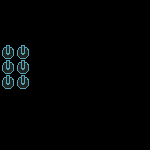

Rendered tile map (Tiled .tmx) drawn with the repository's tilesets; below, a short description and the full map source, tile grids included:
An orthogonal 10x10 tile map with 15x15 px tiles, 1 tile layer (Layer2).

<map version="1.2" tiledversion="2019.06.04" orientation="orthogonal" renderorder="right-down" width="10" height="10" tilewidth="15" tileheight="15" infinite="0" nextlayerid="3" nextobjectid="23">
 <tileset firstgid="1" source="tileset.tsx" />
 <layer id="1" name="Layer2" width="10" height="10">
  <data encoding="csv">
0,0,0,0,0,0,0,0,0,0,
0,0,0,0,0,0,0,0,0,0,
0,0,0,0,0,0,0,0,0,0,
6,6,0,0,0,0,0,0,0,0,
6,6,0,0,0,0,0,0,0,0,
6,6,0,0,0,0,0,0,0,0,
0,0,0,0,0,0,0,0,0,0,
0,0,0,0,0,0,0,0,0,0,
0,0,0,0,0,0,0,0,0,0,
0,0,0,0,0,0,0,0,0,0
</data>
 </layer>
 <objectgroup id="2" name="Cha" />
</map>
